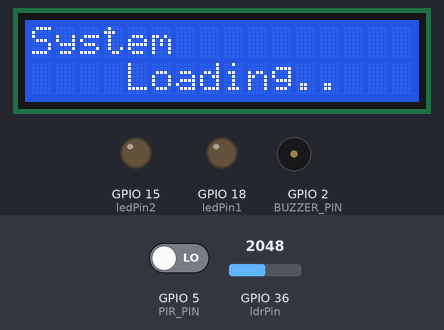
A sketch run on a simulated ESP32. Shown: 16×2 character LCD, output pins drawn as LEDs (lit = HIGH), buzzer (waves = sounding, pin HIGH). The test bench sets the inputs (shaded band); at power-on: GPIO 36 (ldrPin) = 2048, GPIO 5 (PIR_PIN) LOW. WiFi joins after 1.5 s; servers stay silent unless stated; what the sketch prints to the serial monitor is not drawn.

Above: at 3.4 s.
11.2 s: GPIO 36 (ldrPin) set to 547
16.3 s: GPIO 36 (ldrPin) set to 467
At 20.6 s:
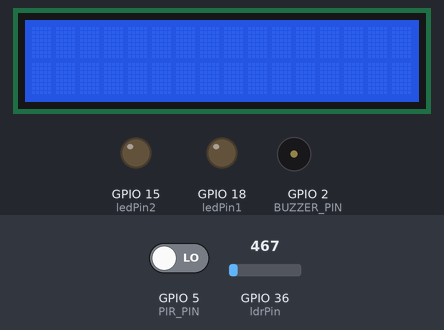
20.9 s: GPIO 36 (ldrPin) set to 540
At 24.4 s:
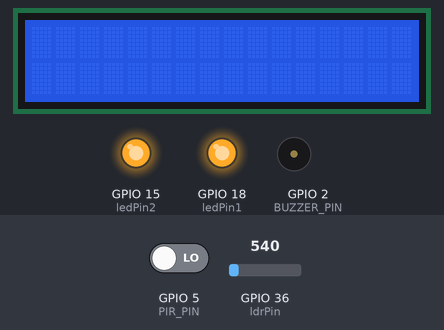
Timing chart, 0 to 25.9 s (numbered marks = the images above; inputs shaded):
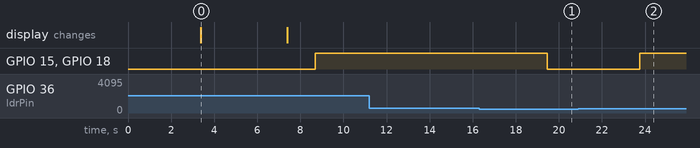

The sketch:

Garden.ino
```cpp
#define BLYNK_TEMPLATE_ID "TMPL6q5ye6d0-"
#define BLYNK_TEMPLATE_NAME "Fan Temperature and Humidity"
#define BLYNK_AUTH_TOKEN "a_oRZO3QFnlxWXY6PHRH3NS0zkZn53Ui"
#define BLYNK_PRINT Serial
#include <WiFi.h>
#include <WiFiClient.h>
#include <LiquidCrystal_I2C.h>
#include <BlynkSimpleEsp32.h>
#include <Firebase_ESP_Client.h>

#define PIR_PIN 5     // PIR sensor input pin
#define BUZZER_PIN 2  // Buzzer control pin

#include "addons/TokenHelper.h"  // Provide the token generation process info.
#include "addons/RTDBHelper.h"   // Provide the RTDB payload printing info and other helper functions.

#define API_KEY "AIzaSyAzctiicoFA7lBxnJ9GaLU3Y8SItgxoQQE"
#define DATABASE_URL "https://real-time-data-b7ba8-default-rtdb.asia-southeast1.firebasedatabase.app/"

// Define Firebase Data object
FirebaseData fbdo;
FirebaseAuth fauth;
FirebaseConfig config;
BlynkTimer timer;

bool signupOK = false;
unsigned long sendDataPrevMillis = 0;

char auth[] = BLYNK_AUTH_TOKEN;
char ssid[] = "IHPHONE";
char pass[] = "bbbbbbba";

int motionDetected = 0;
// LDR pin (analog input)
int ldrPin = A0;  //vp
int ldrValue = 0;

// LED pin
int ledPin1 = 18;  // Replace with the pin where your LED is connected
int ledPin2 = 15;

LiquidCrystal_I2C lcd(0x27, 16, 2);

void setup() {
  // Initialize serial and wait for port to open:
  Serial.begin(9600);
  // This delay gives the chance to wait for a Serial Monitor without blocking if none is found
  delay(1500);

  Blynk.begin(auth, ssid, pass);

  pinMode(ledPin1, OUTPUT);
  pinMode(ledPin2, OUTPUT);


  lcd.init();  // Initialize the LCD
  lcd.backlight();

  lcd.setCursor(0, 0);
  lcd.print("System");
  lcd.setCursor(4, 1);
  lcd.print("Loading..");
  delay(4000);
  lcd.clear();

  pinMode(PIR_PIN, INPUT);
  pinMode(BUZZER_PIN, OUTPUT);
  digitalWrite(BUZZER_PIN, LOW);  // Turn off the buzzer initially

  config.api_key = API_KEY;
  config.database_url = DATABASE_URL;

  if (Firebase.signUp(&config, &fauth, "", "")) {
    Serial.println("Signup successful");
    signupOK = true;
  } else {
    Serial.printf("Signup error: %s\n", config.signer.signupError.message.c_str());
  }

  // Initialize Firebase
  Firebase.begin(&config, &fauth);
  Firebase.reconnectWiFi(true);
}

void loop() {
  Blynk.run();

  // Read the PIR sensor
  motionDetected = digitalRead(PIR_PIN);
  // Read the LDR value
  ldrValue = analogRead(ldrPin);

  // Adjust the threshold as needed
  int threshold = 500;

  if (Firebase.ready() && signupOK && (millis() - sendDataPrevMillis > 1000 || sendDataPrevMillis == 0)) {
      sendDataPrevMillis = millis();

        // If gas concentration is above the threshold, turn on the fan
        if (motionDetected == HIGH) {
          Firebase.RTDB.setString(&fbdo, "Motion/motionStatus", "Motion Detected");
          lcd.clear();
          Serial.println("Motion Detected");
          lcd.setCursor(0, 0);
          lcd.print("Motion Detected");
          digitalWrite(BUZZER_PIN, HIGH);  // Turn on the buzzer
          digitalWrite(BUZZER_PIN, LOW);   // Turn off the buzzer
          delay(1000);
          digitalWrite(BUZZER_PIN, HIGH);  // Turn on the buzzer
          delay(2000);                     // Buzzer on for 3 seconds (adjust as needed)
          digitalWrite(BUZZER_PIN, LOW);   // Turn off the buzzer
          delay(1000);
        } else {
          Firebase.RTDB.setString(&fbdo, "Motion/motionStatus", "No Motion");
          Serial.println("No Motion");
          digitalWrite(BUZZER_PIN, LOW);
          delay(1000);
        }
    } else {
      Serial.println("Failed to read Motion status from the sensor!");
      delay(2000);
    }

  if (Firebase.ready() && signupOK && (millis() - sendDataPrevMillis > 1000 || sendDataPrevMillis == 0)) {
      sendDataPrevMillis = millis();

        // If gas concentration is above the threshold, turn on the fan
        if (ldrValue < threshold) {
          Firebase.RTDB.setString(&fbdo, "LDR/LED_Status", "OFF");
          digitalWrite(ledPin1, LOW);
          digitalWrite(ledPin2, LOW);
        } else {
          Firebase.RTDB.setString(&fbdo, "LDR/LED_Status", "ON");
          digitalWrite(ledPin1, HIGH);
          digitalWrite(ledPin2, HIGH);
        }
    } else {
      Serial.println("Failed to read Motion status from the sensor!");
      delay(2000);
    }

    lcd.clear();
}
```

Measured:
- the behaviour switches between 500 and 499 on GPIO 36 (ldrPin) (found by bisection; images 0 and 1)
- after the input at 11.2 s, every drawn part: stays the same
- after the input at 16.3 s, GPIO 15 (ledPin2), GPIO 18 (ledPin1): HIGH → LOW after 3.2 s
- after the input at 20.9 s, GPIO 15 (ledPin2), GPIO 18 (ledPin1): LOW → HIGH after 2.9 s
- what the display in image 0 shows lasts 4.0 s, from 3.4 s to 7.4 s
